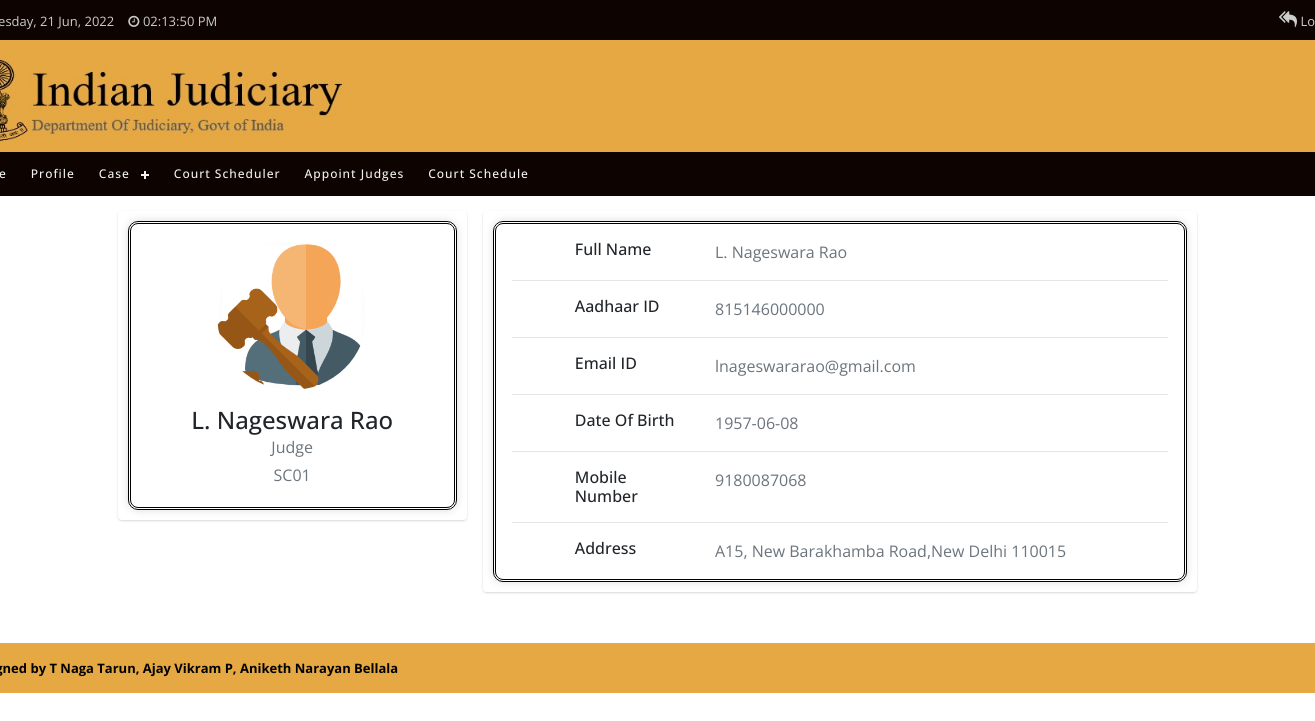
Page /judge_profile.php (signed in) on the committed database.
### tables this page shows
CREATE TABLE `BIODATA` (
  `Aadhaar_ID` bigint(12) NOT NULL,
  `Full_Name` varchar(255) NOT NULL,
  `Date_Of_Birth` date NOT NULL,
  `Address` varchar(100) NOT NULL,
  `Mobile_Number` bigint(20) NOT NULL,
  `Email_ID` varchar(255) NOT NULL,
  `Password` varchar(255) NOT NULL DEFAULT 'pass'
);

### judge_profile.php (the view, shortened to what this page needs)
<!DOCTYPE html PUBLIC "-//W3C//Dp XHTML 1.0 Transitional//EN" "http://www.w3.org/TR/xhtml1/Dp/xhtml1-transitional.dp">
<html xmlns="http://www.w3.org/1999/xhtml">
<head>
    <link rel="stylesheet" type="text/css" href="css/bootstrap.min.css" />
    <link id="pagestyle" rel="stylesheet" type="text/css" href="css/style.css" />
    <link rel="stylesheet" type="text/css" href="https://stackpath.bootstrapcdn.com/font-awesome/4.7.0/css/font-awesome.min.css" />
    <link rel="stylesheet" href="css/footer.css">
    <link rel="stylesheet" href="css/more_nav.css">
    <link rel="stylesheet" href="navigation/styles.css">
</head>
<body>
    <?php
    $server = "localhost";
    $database = "INDIAN_JUDICIARY";
    $username = "root";
    $password = "";
    $portnumber = 3306;
    $conn = mysqli_connect($server, $username, $password, $database, $portnumber);
    $query = "SELECT A.Aadhaar_ID,A.Full_Name,A.Date_Of_Birth,A.Address,A.Mobile_Number,A.Email_ID,B.Court_ID from BIODATA A,(SELECT Aadhaar_ID,Court_ID from JUDGES where Judge_ID = '$_SESSION[judge]') B WHERE A.Aadhaar_ID=B.Aadhaar_ID;";
    $result = mysqli_query($conn, $query);
    $row = mysqli_fetch_assoc($result);
    $aadhaar_fetched = $row['Aadhaar_ID'];
    $fName_fetched = $row['Full_Name'];
    $email_fetched = $row['Email_ID'];
    $dob_fetched = $row['Date_Of_Birth'];
    $mobile_fetched = $row['Mobile_Number'];
    $address_fetched = $row['Address'];
    $court_fetched = $row['Court_ID'];
    ?>
    <div class="top-header">
        <div class="container">
            <div class="row">
                <div class="col-md-4 col-12 text-md-left text-center leftmy">
                    <ul class="top_nav1">
                        <li><i class="fa fa-calendar"></i> <span id="datedisplay"></span></li>
                        <li><i class="fa fa-clock-o"></i> <span id="clockDisplay"></span></li>
                    </ul>
                </div>
                <div class="col-md-8 col-12 text-md-right text-center righthd">
                    <ul class="top_nav">
                        <li><a href="logout.php"><i class="fa fa-reply-all"></i> Logout</a></li>
                    </ul>
                </div>
            </div>
        </div>
    </div>
    <div class="header">
        <div class="container">
            <div class="row">
                <div class="logo"><a href="#"><img src="images/embnew.jpg" /></a></div>
                <div class="col-md-6 h_right text-right">
                </div>
            </div>
        </div>
    </div>
    <div id="myheader" class="main_navigation">
    <div class="container">
      <div class="row">
        <div id='cssmenu'>
           <ul>
           <li><a href="judge_welcome1.php">Home</a></li>
            <li><a href="judge_profile.php">Profile</a></li>
            <li class='active'><a href="#">Case</a>
             </li>
            <li><a href="court_schedule_form.php">Court Scheduler</a></li>
            <li><a href="#">Appoint Judges</a></li>
            <li><a href="court_schedule_postlogin_judge.php">Court Schedule</a></li>
           </ul>
        </div>
      </div>
    </div>
  </div>
    <div class="profile">
        <div class="container">
            <div class="main-body">
                <div class="row gutters-sm">
                    <div class="col-md-4 mb-3">
                        <div class="card">
                            <div class="card-body box">
                                <div class="d-flex flex-column align-items-center text-center">
                                    <img src="./images/judge.png" alt="Admin" class="rounded-circle" width="150" height="150px">
                                    <div class="mt-3">
                                        <h4><?php
                                            echo $fName_fetched;
                                            ?></h4>
                                        <p class="text-secondary mb-1">Judge</p>
                                        <p class="text-secondary mb-1">
                                            <?php
                                            echo $court_fetched;
                                            ?>
                                        </p>
                                    </div>
                                </div>
                            </div>
                        </div>
                    </div>
                    <div class="col-md-8 ">
                        <div class="card mb-3">
                            <div class="card-body box">
                                <div class="row mx-5">
                                    <div class="col-sm-3">
                                        <h6 class="mb-0 ">Full Name</h6>
                                    </div>
                                    <div class="col-sm-9 text-secondary ">
                                        <?php
                                        echo $fName_fetched;
                                        ?>
                                    </div>
                                </div>
                                <hr>
                                <div class="row mx-5">
                                    <div class="col-sm-3">
                                        <h6 class="mb-0 ">Aadhaar ID</h6>
                                    </div>
                                    <div class="col-sm-9 text-secondary ">
                                        <?php
                                        echo $aadhaar_fetched;
                                        ?>
                                    </div>
                                </div>
                                <hr>
                                <div class="row mx-5">
                                    <div class="col-sm-3">
                                        <h6 class="mb-0">Email ID</h6>
                                    </div>
                                    <div class="col-sm-9 text-secondary">
                                        <?php
                                        echo $email_fetched;
                                        ?>
                                    </div>
                                </div>
                                <hr>
                                <div class="row mx-5">
                                    <div class="col-sm-3">
                                        <h6 class="mb-0">Date Of Birth</h6>
                                    </div>
                                    <div class="col-sm-9 text-secondary">
                                        <?php
                                        echo $dob_fetched;
                                        ?>
                                    </div>
                                </div>
                                <hr>
                                <div class="row mx-5">
                                    <div class="col-sm-3">
                                        <h6 class="mb-0">Mobile Number</h6>
                                    </div>
                                    <div class="col-sm-9 text-secondary">
                                        <?php
                                        echo $mobile_fetched;
                                        ?>
                                    </div>
                                </div>
                                <hr>
                                <div class="row mx-5">
                                    <div class="col-sm-3">
                                        <h6 class="mb-0">Address</h6>
                                    </div>
                                    <div class="col-sm-9 text-secondary">
                                        <?php
                                        echo $address_fetched;
                                        ?>
                                    </div>
                                </div>
                            </div>
                        </div>
                    </div>
                </div>
            </div>
        </div>
    </div>
    <div id="sub-footer">
        <div class="container">
            <div class="row">
                <div class="col-md-9">
                    <div class="copyright">
                        <p>
                            <span>Designed by T Naga Tarun, Ajay Vikram P, Aniketh Narayan Bellala</span>
                        </p>
                    </div>
                </div>
            </div>
        </div>
    </div>
</body>
</html>

### css/style.css (style rules this page uses)
body { font-family: 'Open Sans' ; }
.box { border: #e59719; border-color:#000; border-radius: 10px; border-style: double; }
.top-header { background:#0d0401; height:40px; line-height:40px; }
ul,li { margin:0px; padding:0px; }
.top_nav1 { list-style:none; }
.top_nav1 li { color:#ccc; font-size:13px; display:inline-block; cursor:pointer; font-family: 'Open Sans' ; }
.top_nav1 li:last-child { padding-left:10px; }
.top_nav { list-style:none; }
.top_nav li { color:#ccc; font-size:13px; display:inline-block; cursor:pointer; padding-left:5px; padding-right:5px; font-family: 'Open Sans' ; }
.top_nav li a { color:#ccc; }
.top_nav li i { font-size:18px; padding-left:10px; }
.header { background:#e6a843; padding:0px; }
.main_navigation { background:#0d0401; z-index:100000; }
.header img { width:80%; }
h1,h2,h3,h4,h5,h6,p,ul,li { margin:0px; padding:0px; }
.box { -webkit-box-shadow: 0px 0px 9px 0px rgba(219,219,219,1); -moz-box-shadow: 0px 0px 9px 0px rgba(219,219,219,1); box-shadow: 0px 0px 9px 0px rgba(219,219,219,1); padding:5px; margin:10px; }

### css/footer.css (style rules this page uses)
#sub-footer { background: #e6a843; text-shadow: none; color: #5d5d5d; padding: 0; height:50px; line-height:50px; margin: 20px 0 0 0; }
#sub-footer p { margin: 0; padding: 0; color:#000; font-size:13px; font-weight:bold; }
#sub-footer span { color: #000; }
.copyright { text-align: left; font-size: 13px; color: #000; }

### navigation/styles.css (style rules this page uses)
#cssmenu, #cssmenu ul, #cssmenu ul li, #cssmenu ul li a, #cssmenu #menu-button { margin: 0; padding: 2px; border: 0; list-style: none; line-height: 1; display: block; position: relative; -webkit-box-sizing: border-box; -moz-box-sizing: border-box; box-sizing: border-box; font-family: 'Open Sans' ; z-index:97; }
#cssmenu:after, #cssmenu > ul:after { content: "."; display: block; clear: both; visibility: hidden; line-height: 0; height: 0; }
#cssmenu { font-family: 'Oxygen-Regular'; width:100%; }
#cssmenu > ul > li { float: left; }
#cssmenu > ul > li > a { padding: 10px; font-size: 12px; font-weight:500; letter-spacing: 1px; text-decoration: none; color: #f2f2f2; text-transform:capitalize; }
#cssmenu > ul > li.has-sub > a { padding-right: 30px; }
#cssmenu > ul > li.has-sub > a:after { position: absolute; top: 16px; right: 11px; width: 8px; height: 2px; display: block; background: #f2f2f2; content: ''; }
#cssmenu > ul > li.has-sub > a:before { position: absolute; top: 13px; right: 14px; display: block; width: 2px; height: 8px; background: #f2f2f2; content: ''; -webkit-transition: all .25s ease; -moz-transition: all .25s ease; -ms-transition: all .25s ease; -o-transition: all .25s ease; transition: all .25s ease; }

### judge_profile.php (style rules this page uses)
.profile .main-body { padding: 15px; }
.profile .card { box-shadow: 0 1px 3px 0 rgba(0, 0, 0, .1), 0 1px 2px 0 rgba(0, 0, 0, .06); }
.profile .card { position: relative; display: flex; flex-direction: column; min-width: 0; word-wrap: break-word; background-color: #fff; background-clip: border-box; border: 0 solid rgba(0, 0, 0, .125); border-radius: .25rem; }
.profile .card-body { flex: 1 1 auto; min-height: 1px; padding: 1rem; }
.profile .gutters-sm { margin-right: -8px; margin-left: -8px; }
.profile .gutters-sm>.col, .profile .gutters-sm>[class*=col-] { padding-right: 8px; padding-left: 8px; }
.profile .mb-3, .profile .my-3 { margin-bottom: 1rem !important; }

### rows in the picture
biodata: Full_Name "L. Nageswara Rao", Aadhaar_ID "815146000000", Email_ID "lnageswararao@gmail.com", Date_Of_Birth "1957-06-08", Mobile_Number "9180087068", Address "A15, New Barakhamba Road,New Delhi 110015"

### other values in the picture
$court_fetched "SC01"
